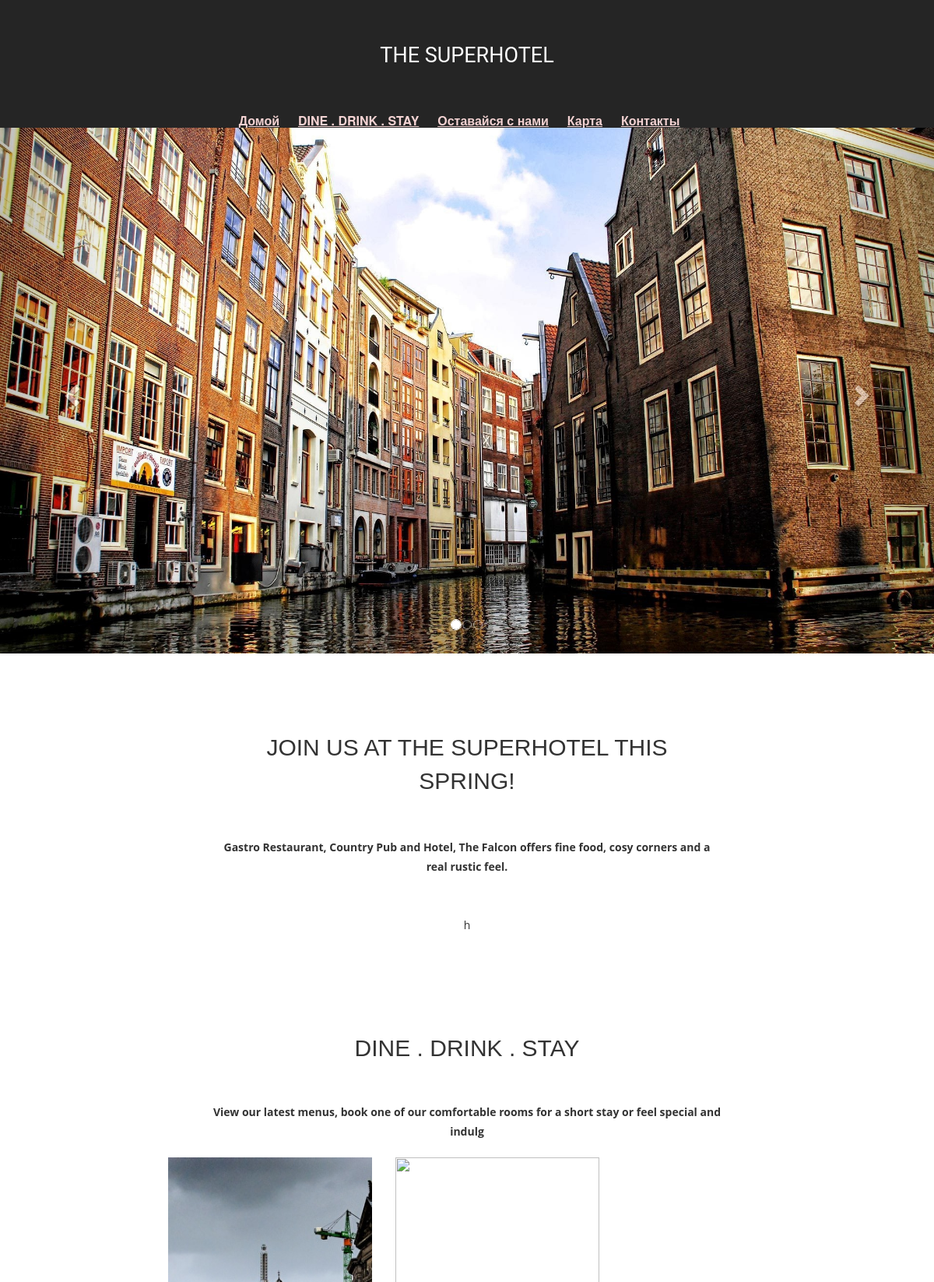
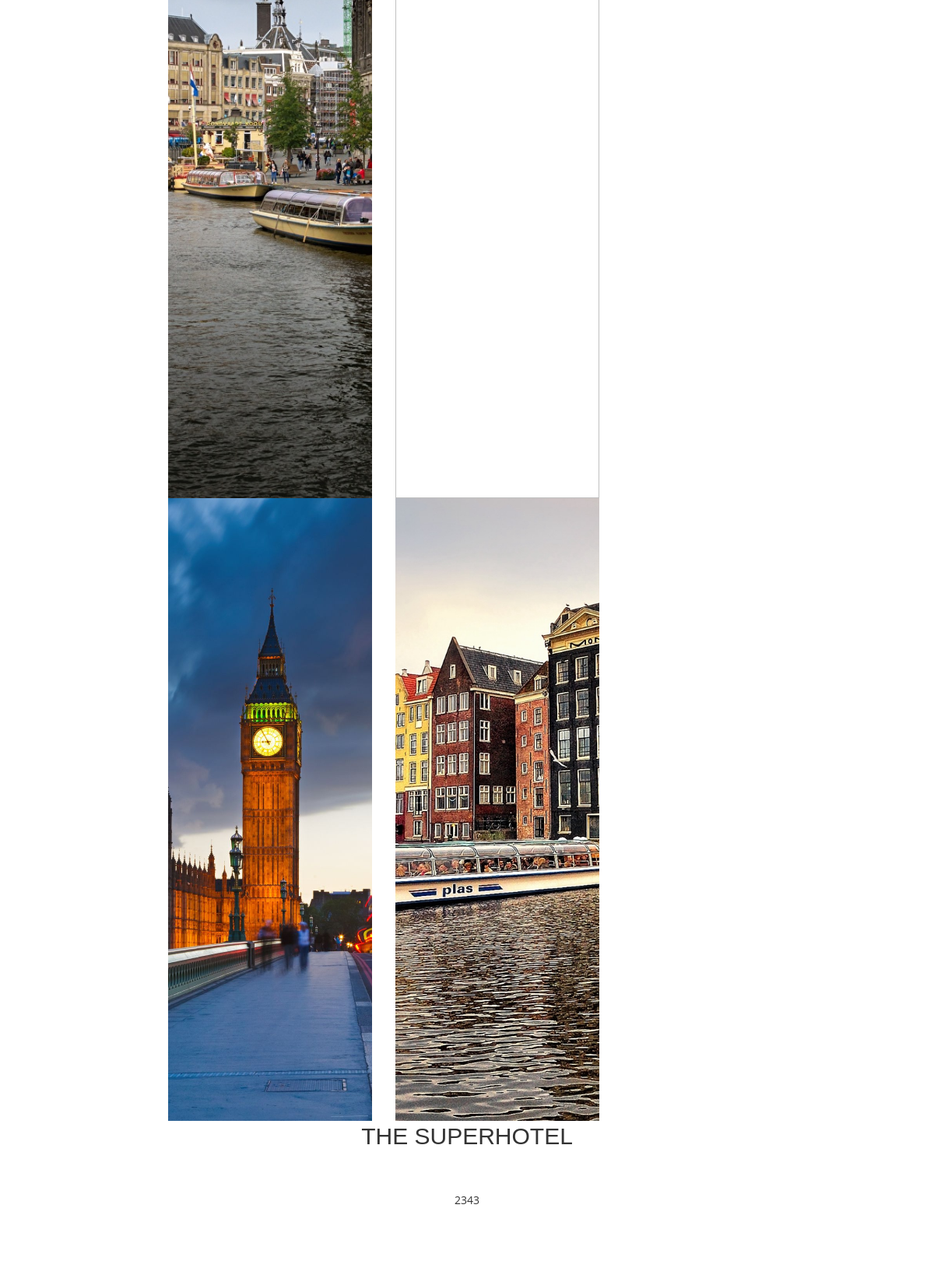
The page / (upper part) on the database its author committed (2 pictures, top to bottom).
### mainapp/models.py (models this page shows)
class Data(models.Model):
    nameOfText = models.CharField(max_length=70)
    valueOfText = models.CharField(max_length=5000)

### mainapp/views.py (the view)
# urls.py: path('', mainapp.main_page, name='main'),
def main_page(request):
    data_rooms = db.all('mainapp_room')
    data_bookings = db.all('mainapp_dateitem')
    data_images = db.all('mainapp_dataimages')
    data_ = db.all('mainapp_data')
    print(data_rooms)
    print(data_bookings)
    print(data_images)
    print(data_)
    bannerPhoto1 = data_images[findElemInListByName(data_images, 'headerPhoto1')][2]
    bannerPhoto2 = data_images[findElemInListByName(data_images, 'headerPhoto2')][2]
    bannerPhoto3 = data_images[findElemInListByName(data_images, 'headerPhoto3')][2]
    joinUs = data_[findElemInListByName(data_, 'joinUs')][2]
    advantages = data_[findElemInListByName(data_, 'advantages')][2]
    headerDescription = data_[findElemInListByName(data_, 'headerDescription')][2]
    threeWords = data_[findElemInListByName(data_ , 'threeWords')][2]
    textAfterThreeWords = data_[findElemInListByName(data_ ,'textAfterThreeWords')][2]
    nameOfHotel = data_[findElemInListByName(data_, 'nameOfHotel')][2]
    longDescriptionOfHotel = data_[findElemInListByName(data_, 'longDescription')][2]
    photoDescr1 = data_images[findElemInListByName(data_images, 'photoDescription1')][2]
    photoDescr2 = data_images[findElemInListByName(data_images, 'photoDescription2')][2]
    photoDescr3 = data_images[findElemInListByName(data_images, 'photoDescription3')][2]
    photoDescr4 = data_images[findElemInListByName(data_images, 'photoDescription4')][2]
    bookingPhoto1 = data_images[findElemInListByName(data_images, 'infoPhoto1')][2]
    bookingPhoto2 = data_images[findElemInListByName(data_images, 'infoPhoto2')][2]
    bookingPhoto3 = data_images[findElemInListByName(data_images, 'infoPhoto3')][2]
    bookAHotelRoom = data_[findElemInListByName(data_, 'bookAHotel')][2]
    stars = data_[findElemInListByName(data_, 'stars')][2]
    nameOfHotelInfo = data_[findElemInListByName(data_, 'nameOfHotelInfo')][2]
    address = data_[findElemInListByName(data_, 'address')][2]
    postalCode = data_[findElemInListByName(data_, 'postalCode')][2]
    mapCode = data_[findElemInListByName(data_, 'mapCode')][2]
    feature1 = data_[findElemInListByName(data_, 'feature1')][2]
    feature2 = data_[findElemInListByName(data_, 'feature2')][2]
    feature3 = data_[findElemInListByName(data_, 'feature3')][2]
    feature4 = data_[findElemInListByName(data_, 'feature4')][2]
    feature5 = data_[findElemInListByName(data_, 'feature5')][2]
    feature6 = data_[findElemInListByName(data_, 'feature6')][2]
    feature7 = data_[findElemInListByName(data_, 'feature7')][2]
    feature8 = data_[findElemInListByName(data_, 'feature8')][2]
    termsAndConditions = data_[findElemInListByName(data_, 'termsAndConditions')][2]
    current_day = f''
    year = datetime.datetime.today().year
    month = str(datetime.datetime.today().month) if len(str(datetime.datetime.today().month)) == 2 else f'0{datetime.datetime.today().month}'
    day = str(datetime.datetime.today().day) if len(str(datetime.datetime.today().day)) == 2 else f'0{datetime.datetime.today().day}'
    current_day = f'{year}-{month}-{day}'
    days = []
    for dayR in range(14):
        day = datetime.date.today() + datetime.timedelta(days=dayR)
        print(day)
        days.append(day)
    content = {'days': days, 'bannerPhoto1': bannerPhoto1, 'bannerPhoto3': bannerPhoto3, 'bannerPhoto2': bannerPhoto2,
     'joinUs': joinUs,
     'advantages': advantages, 'headerDescription': headerDescription,
     'threeWords': threeWords, 'textAfterThreeWords': textAfterThreeWords,
     'nameOfHotel': nameOfHotel, 'longDescriptionOfHotel': longDescriptionOfHotel,
     'photoDescr1': photoDescr1, 'photoDescr2': photoDescr2,
     'photoDescr3': photoDescr3, 'photoDescr4': photoDescr4,
     'bookingPhoto1': bookingPhoto1, 'bookingPhoto2': bookingPhoto2,
     'bookingPhoto3': bookingPhoto3, 'bookAHotelRoom': bookAHotelRoom,
     'stars': stars, 'nameOfHotelInfo': nameOfHotelInfo,
     'address': address,
     'postalCode': postalCode, 'mapCode': mapCode,
     'feature1': feature1, 'feature2': feature2,
     'feature3': feature3, 'feature4': feature4,
     'feature5': feature5, 'feature6': feature6,
     'feature7': feature7, 'feature8': feature8,
     'termsAndConditions': termsAndConditions, 'rooms':data_rooms, 'bookings': data_bookings,
    'current_day':current_day}
    return render(request, 'mainapp/index.html', content)

### db.py (called while the page is built)
def all(table):
    cur.execute(f"""SELECT * FROM {table}""")
    return cur.fetchall()

### mainapp/templatetags/define.py (called while the page is built)
@register.simple_tag
def define(val=None):
  return val

### mainapp/templatetags/index.py (called while the page is built)
@register.filter
def index(indexable, i):
    return indexable[i]

### mainapp/views.py (called while the page is built)
def findElemInListByName(list, name):
    index = 0
    for dataEl in list:
        if dataEl[1] == name:
            return index
        else:
            index += 1

### mainapp/templates/mainapp/index.html (shortened to what this page needs)
{% load static %}
{% load index %}
{% load define %}
<!DOCTYPE html>
<html lang='en'>
<head>
    <link rel="stylesheet" href="https://stackpath.bootstrapcdn.com/bootstrap/4.3.1/css/bootstrap.min.css"
>
    <link rel="stylesheet" media="screen" href="{% static 'css/main.css' %} "/>
    <link rel="stylesheet" href="https://maxcdn.bootstrapcdn.com/bootstrap/3.4.0/css/bootstrap.min.css">
</head>
<body>
<div id='main'>
    <div id='banner'>
        <div class="blackHeader">
            <p>{{ nameOfHotel }}</p>
        </div>
        <div class="blackMenu">
            <a href="#banner">Домой</a>
            <a href="#three">{{ threeWords }}</a>
            <a href="#stayWithUs">Оставайся с нами</a>
            <a href="#discover">Карта</a>
            <a href="#contact">Контакты</a>
        </div>
        <div id="headerPhoto">
            <div class="myContainer">
                <div id="myCarousel" class="carousel slide" data-interval="3000" data-ride="carousel">
                    <ol class="carousel-indicators">
                        <li data-target="#myCarousel" data-slide-to="0" class="active"></li>
                        <li data-target="#myCarousel" data-slide-to="1"></li>
                        <li data-target="#myCarousel" data-slide-to="2"></li>
                    </ol>
                    <div class="carousel-inner">
                        <div class="item active">
                            <img src="/media/{{ bannerPhoto1 }}" alt="Los Angeles" style="width:100%;">
                            <div class="carousel-caption">
                            </div>
                        </div>
                    </div>
                    <a class="left carousel-control" href="#myCarousel" data-slide="prev">
                        <span class="glyphicon glyphicon-chevron-left"></span>
                    </a>
                    <a class="right carousel-control" href="#myCarousel" data-slide="next">
                        <span class="glyphicon glyphicon-chevron-right"></span>
                    </a>
                </div>
            </div>
        </div>
    </div>
    <center>
        <div class="descriptions">
            <div class="joinUs">
                {{ joinUs }}
            </div>
            <br>
            <div class="advantages">
                {{ advantages }}
            </div>
            <br>
            <div class="headerDescription">
                {{ headerDescription }}
            </div>
            <br>
            <div class="threeWords" id="three">
                {{ threeWords }}
            </div>
            <br>
            <div class="advantages">
                {{ textAfterThreeWords }}
            </div>
            <br>
            <div class="descrPhotoContainer">
                <div id="descrPhoto1" style="float:left; margin-right:30px;"><img src="/media/{{ photoDescr1 }}"
                                                                                  alt=""></div>
                <div id="descrPhoto2" style="float:left; margin-right:30px;"><img src="/media//{{ photoDescr2 }}"
                                                                                  alt=""></div>
                <div id="descrPhoto3" style="float:left; margin-right:30px;"><img src="/media/{{ photoDescr3 }}"
                                                                                  alt=""></div>
                <div id="descrPhoto4" style="float:left; margin-right:30px;"><img src="/media/{{ photoDescr4 }}"
                                                                                  alt=""></div>
            </div>
            <div class="nameOfHotel" id="stayWithUs">
                {{ nameOfHotel }}
            </div>
            <br>
            <div class="headerDescription">
                {{ longDescriptionOfHotel }}
            </div>
            <br>
            <br>
        </div>
    </center>
    </div>
</body>
</html>

### mainapp/templates/mainapp/includes/availability.html (shortened to what this page needs)
{% load define %}
{% load index %}

### rows shown on the page
Data: valueOfText "THE SUPERHOTEL"
Data: valueOfText "DINE . DRINK . STAY"
Data: valueOfText "Gastro Restaurant, Country Pub and Hotel, The Falcon offers fine food, cosy corners and a real rustic feel."
Data: valueOfText "View our latest menus, book one of our comfortable rooms for a short stay or feel special and indulg"

### other values the page prints
{{ joinUs }} "JOIN US AT THE SUPERHOTEL THIS SPRING!"
{{ headerDescription }} "h"
{{ longDescriptionOfHotel }} "2343"
